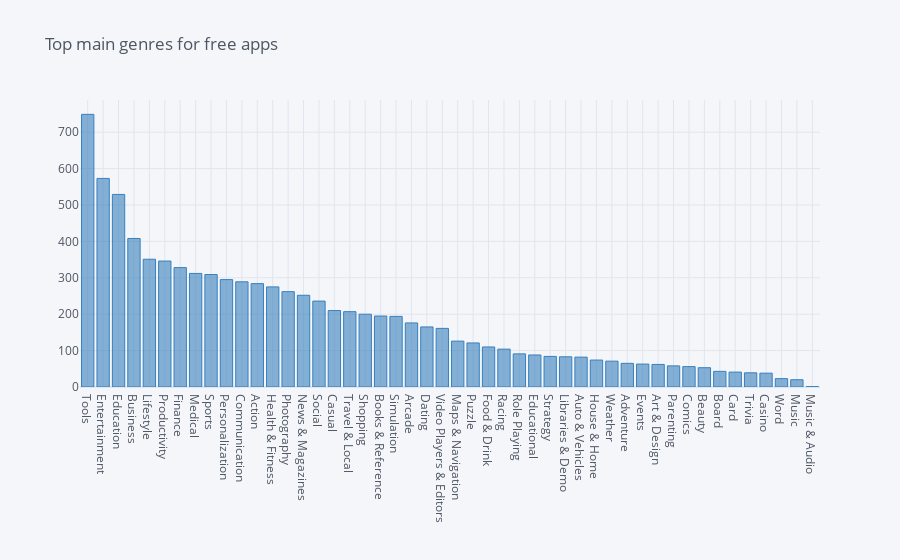

The code cell stored with this chart in its notebook:
### Markdown cell above
> **The purpose of this visualization to show the density apps over content rating by counting apps in each genre specified for content rating, which is in content rating Everyone.**

### Code cell
df_play_store_clean[df_play_store_clean.type == 'Free']['m_genres'].value_counts().iplot(kind='bar', colors='Blue'
,title="Top main genres for free apps")

### Figure 1 — Plotly figure (JSON) as saved in the notebook; plotly's stock layout.template omitted (floating-point values rounded to 4 significant figures)
{"data": [{"marker": {"color": "rgba(55, 128, 191, 0.6)", "line": {"color": "rgba(55, 128, 191, 1.0)", "width": 1}}, "name": "m_genres", "orientation": "v", "text": "", "type": "bar", "x": ["Tools", "Entertainment", "Education", "Business", "Lifestyle", "Productivity", "Finance", "Medical", "Sports", "Personalization", "Communication", "Action", "Health & Fitness", "Photography", "News & Magazines", "Social", "Casual", "Travel & Local", "Shopping", "Books & Reference", "Simulation", "Arcade", "Dating", "Video Players & Editors", "Maps & Navigation", "Puzzle", "Food & Drink", "Racing", "Role Playing", "Educational", "Strategy", "Libraries & Demo", "Auto & Vehicles", "House & Home", "Weather", "Adventure", "Events", "Art & Design", "Parenting", "Comics", "Beauty", "Board", "Card", "Trivia", "Casino", "Word", "Music", "Music & Audio"], "y": [749, 573, 529, 408, 351, 346, 328, 312, 309, 295, 289, 284, 275, 262, 252, 236, 210, 207, 200, 195, 194, 176, 165, 161, 126, 121, 110, 104, 91, 88, 84, 83, 82, 74, 71, 65, 63, 62, 58, 56, 53, 43, 41, 39, 38, 23, 20, 1]}], "layout": {"legend": {"bgcolor": "#F5F6F9", "font": {"color": "#4D5663"}}, "paper_bgcolor": "#F5F6F9", "plot_bgcolor": "#F5F6F9", "title": {"font": {"color": "#4D5663"}, "text": "Top main genres for free apps"}, "xaxis": {"gridcolor": "#E1E5ED", "showgrid": true, "tickfont": {"color": "#4D5663"}, "title": {"font": {"color": "#4D5663"}, "text": ""}, "zerolinecolor": "#E1E5ED"}, "yaxis": {"gridcolor": "#E1E5ED", "showgrid": true, "tickfont": {"color": "#4D5663"}, "title": {"font": {"color": "#4D5663"}, "text": ""}, "zerolinecolor": "#E1E5ED"}}}
